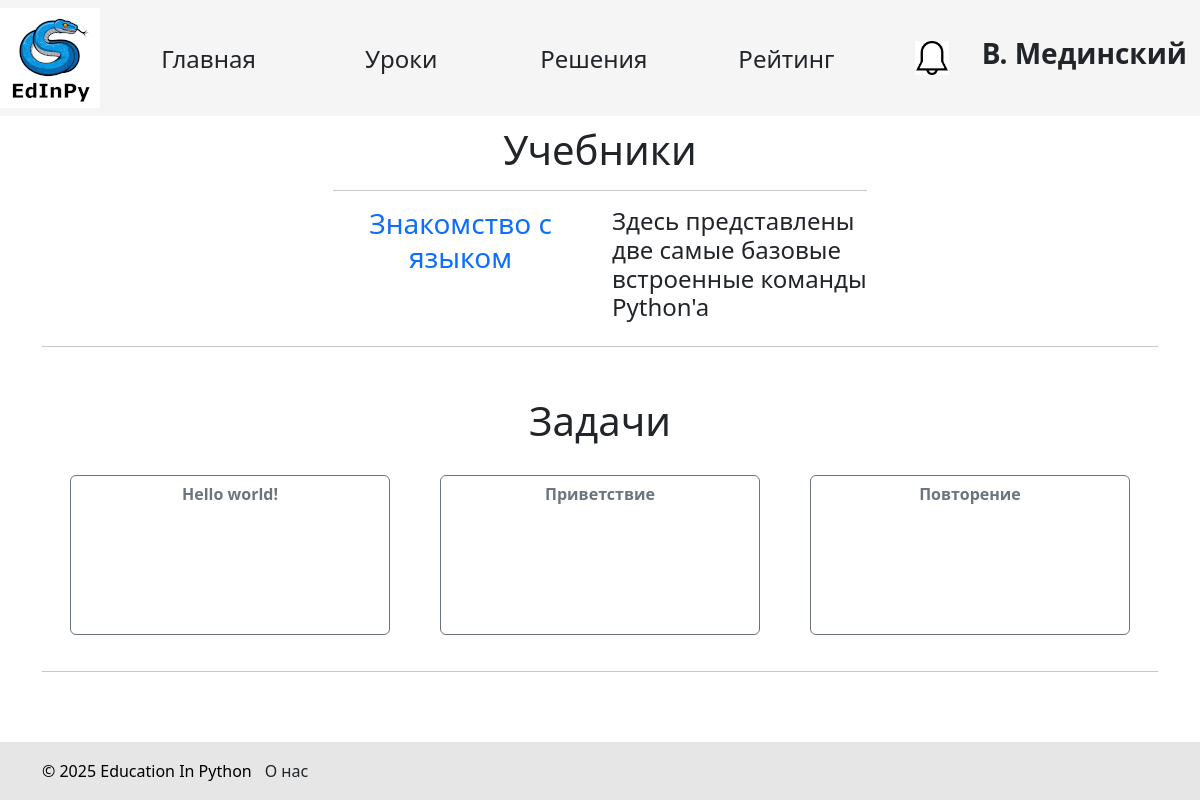
/lessons/1/tasks (signed in), run on the app's committed database.
### data/teachers.py (models this page shows, shortened)
class Teacher(SqlAlchemyBase, UserMixin):
    __tablename__ = 'teachers'
    id = sqlalchemy.Column(sqlalchemy.Integer, primary_key=True, autoincrement=True)
    name = sqlalchemy.Column(sqlalchemy.String, nullable=True)
    surname = sqlalchemy.Column(sqlalchemy.String, nullable=True)
    age = sqlalchemy.Column(sqlalchemy.Integer, nullable=True)
    email = sqlalchemy.Column(sqlalchemy.String, index=True, unique=True, nullable=False)
    students = sqlalchemy.Column(sqlalchemy.String, index=True, unique=True, nullable=False)
    hashed_password = sqlalchemy.Column(sqlalchemy.String, nullable=False)
    image_name = sqlalchemy.Column(sqlalchemy.Text, nullable=True, unique=True)
    student = orm.relationship("Student")
    def has_notifications(self):
        with create_session() as db_sess:
            result = db_sess.query(TeacherNotification).filter(TeacherNotification.teacher_id == current_user.id,
                                                               TeacherNotification.is_read == False).first()
            return result is not None

### data/lesson_books.py (models this page shows)
class LessonBook(SqlAlchemyBase):
    __tablename__ = 'lesson_books'
    id = sqlalchemy.Column(sqlalchemy.Integer, primary_key=True, autoincrement=True)
    title = sqlalchemy.Column(sqlalchemy.String)
    description = sqlalchemy.Column(sqlalchemy.String)
    lesson_id = sqlalchemy.Column(sqlalchemy.Integer, sqlalchemy.ForeignKey("lessons.id"), nullable=False)
    paragraphs = orm.relationship('LessonBookParagraph', backref='lesson_books', passive_deletes=True)

### data/tasks.py (models this page shows)
class Task(SqlAlchemyBase, SerializerMixin):
    __tablename__ = 'tasks'
    id = sqlalchemy.Column(sqlalchemy.Integer, primary_key=True, autoincrement=True)
    title = sqlalchemy.Column(sqlalchemy.String)
    condition = sqlalchemy.Column(sqlalchemy.String)
    examples = sqlalchemy.Column(sqlalchemy.String, nullable=True)
    less_id = sqlalchemy.Column(sqlalchemy.Integer, sqlalchemy.ForeignKey('lessons.id'))
    lesson = orm.relationship("Lesson", back_populates='task')
    solution = orm.relationship('Solution', back_populates='task')

### main.py (the view)
@app.route("/lessons/<int:lesson_id>/tasks")
def show_lesson(lesson_id):
    with db_session.create_session() as db_sess:
        lesson = db_sess.query(Lesson).filter(Lesson.id == lesson_id).first()  # получение урока
        tasks = db_sess.query(Task).filter(Task.less_id == lesson_id).all()  # получение задач
        return render_template(f'lesson.html', lesson=lesson, tasks=tasks)  # отображение урока и его задач

### data/db_session.py (called while the page is built)
def create_session() -> Session:
    global __factory
    return __factory()

### main.py (called while the page is built)
@login_manager.user_loader
def load_user(id):
    try:
        id, cl = id.split("|")
        if cl not in USER_CLASSES:
            raise Exception
        with db_session.create_session() as db_sess:
            return Session.get(entity=USER_CLASSES[cl], ident=id, self=db_sess)  # создание сессии
    except Exception:
        return None

### templates/lesson.html (shortened to what this page needs)
{% extends "base.html" %} {% block content %}
<link rel="stylesheet" href="../../static/css/style.css" />
<link rel="stylesheet" href="../../static/css/base.css" />
<link rel="stylesheet" href="../../static/css/lesson.css" />
<form action="">
  {% if lesson.books %}
  <h1>Учебники</h1>
  <div class="container w-50">
    <hr />
    <div class="books">
      {% for book in lesson.books %}
      <div class="row">
        <div class="col text-center">
          <a href="/books/{{ book.id }}" class="book_title"
            ><h3>{{ book.title }}</h3></a
          >
          <br />
          </div>
          <div class="col text-left">
            <h4>{{ book.description }}</h4>
          </div>
        </div>
      </div>
    </div>
    <hr />
    {% endfor %}
  {% endif %}
  <br />
  <h1>Задачи</h1>
  <div class="tasks">
    {% for task in tasks %}
    <div class="task">
      <a
        href="/lessons/{{ lesson.id }}/tasks/{{ task.id }}"
        type="button"
        class="btn btn-outline-secondary task"
        >{{ task.title }}</a
      >
    </div>
    {% endfor %}
  </div>
  <hr />
</form>
{% endblock %}

### templates/base.html (shortened to what this page needs)
<!DOCTYPE html>
<html lang="ru">
  <head>
    <link
      href="https://cdn.jsdelivr.net/npm/bootstrap@5.3.3/dist/css/bootstrap.min.css"
      rel="stylesheet"
    />
    <link rel="stylesheet" href="../static/css/style.css" />
    <link rel="stylesheet" href="../static/css/base.css" />
  </head>
  <body>
    <header>
      <nav class="navbar navbar-light">
        <div class="logo">
          <a href="/">
            <img src="{{url_for('static', filename='edinpy.png')}}" />
          </a>
        </div>
        <div class="nav_buttons">
          <a href="/" type="button" class="btn main_page">Главная</a>
          <a href="/lessons" type="button" class="btn lessons">Уроки</a>
          {% if current_user.is_authenticated and
          current_user.__class__.__name__ == 'Teacher' %}
          <a href="/check_solutions" type="button" class="btn solutions"
            >Решения</a
          >
          {% endif %}
          <a href="/rating" type="button" class="btn rating">Рейтинг</a>
        </div>
        <div class="account">
          <div class="notifications">
            {% if current_user.is_authenticated %} {% if
            current_user.__class__.__name__ in ['Student', 'Teacher'] and
            current_user.has_notifications() %}
            <a href="/notifications">
              <img src="{{ url_for('static', filename='bell_black.png') }}" />
            </a>
            {% else %}
            <a href="/notifications"
              ><img src="{{ url_for('static', filename='bell_white.png') }}"
            /></a>
            {% endif %}
          </div>
          <div class="profile">
            <div class="profile_user">
              <a href="/profile" class="btn"
                ><h3>
                  <b>{{ current_user.name[0] }}. {{ current_user.surname }}</b>
                </h3></a
              >
            </div>
          {% endif %}
        </div>
      </nav>
    </header>
    <main role="main" class="container">{% block content %}{% endblock %}</main>
    <br /><br /><br /><br />
    <div id="footer">
      <div class="container ms-auto">
        <p>&copy; 2025 Education In Python</p>
        <a href="/about_us" class="btn about_us">О нас</a>
      </div>
    </div>
  </body>
</html>

### static/css/style.css (style rules this page uses)
h1 { text-align: center; margin: 10px auto; }

### static/css/base.css (style rules this page uses)
nav { background-color: rgb(245, 245, 245); }
.logo { align-self: flex-start; background-color: rgb(245, 245, 245); }
div.nav_buttons { flex-grow: 1; display: flex; justify-content: space-evenly; flex-wrap: wrap; }
nav > div.nav_buttons a.main_page, nav > div.nav_buttons a.lessons, nav > div.nav_buttons a.solutions, nav > div.nav_buttons a.rating { width: 7em; height: 2em; font-size: 150%; }
div.notifications { width: 33.75px; align-self: center; margin: 0 20px; }
div.notifications img { width: 100%; background-color: rgb(245, 245, 245); }
.account { display: flex; }
#footer { position: fixed; left: 0; bottom: 0; padding: 10px; background: rgb(230, 230, 230); color: black; width: 100%; }
#footer .container { display: flex; flex-direction: row; justify-content: start; }
#footer .container p { margin: 0; align-self: center; }

### static/css/lesson.css (style rules this page uses)
div.tasks { display: flex; justify-content: center; flex-direction: row; flex-wrap: wrap; }
div.task { display: flex; align-items: start; justify-content: center; flex-direction: column; margin: 20px 25px; }
a.task { width: 20em; height: 10em; font-weight: bold; }
a.book_title { text-decoration: none; }

### data on the page
Teacher: name "В", surname "Мединский"
LessonBook: title "Знакомство с языком", description "Здесь представлены две самые базовые встроенные команды Python'a"
Task: title "Hello world!"
Task: title "Приветствие"
Task: title "Повторение"
